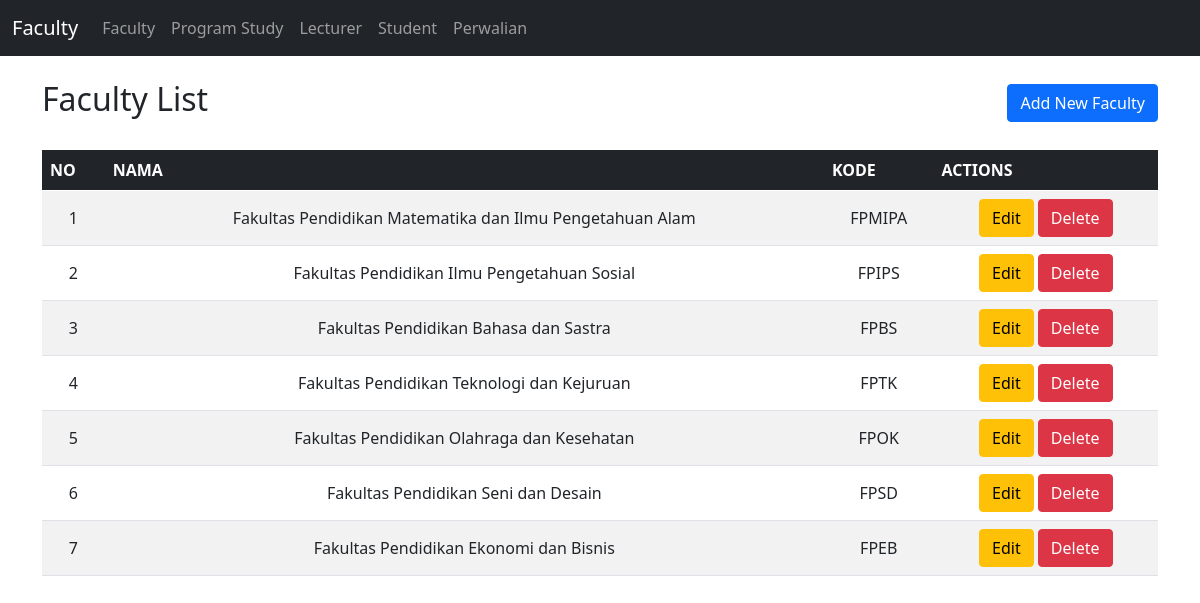
Page /mvc-tp8/index.php on the committed database.
### tables this page shows
CREATE TABLE `faculty` (
  `id` int(11) NOT NULL AUTO_INCREMENT,
  `nama` varchar(255) NOT NULL,
  `kode` varchar(10) NOT NULL,
  PRIMARY KEY (`id`),
  UNIQUE KEY `nama` (`nama`),
  UNIQUE KEY `kode` (`kode`)
);

### mvc-tp8/controllers/faculty.controller.php (called while the page is built, shortened)
<?php
require_once 'models/faculty.class.php';
require_once 'views/faculty.view.php';
class FacultyController
{
    private $faculty;
    private $view;
    public function __construct()
    {
        $this->faculty = new Faculty();
        $this->view = new FacultyView('index.php?action=');
    }
    public function index()
    {
        $data = $this->faculty->getAllFaculties();
        $this->view->renderList($data);
    }
}

### mvc-tp8/views/faculty.view.php (called while the page is built, shortened)
<?php
require_once 'views/base.view.php';
class FacultyView extends BaseView
{
    protected function getColumns()
    {
        return [
            ['field' => 'nama', 'label' => 'Nama'],
            ['field' => 'kode', 'label' => 'Kode'],
        ];
    }
}

### mvc-tp8/models/faculty.class.php (called while the page is built, shortened)
<?php
require_once "config/db.php";
class Faculty
{
    private $db;
    function __construct()
    {
        $this->db = (new Database())->conn;
    }
    public function getAllFaculties()
    {
        $query = "SELECT * FROM faculty";
        $stmt = $this->db->prepare($query);
        $stmt->execute();
        return $stmt->fetchAll(PDO::FETCH_ASSOC);
    }
}

### mvc-tp8/config/db.php (called while the page is built, shortened)
<?php
class Database
{
    private $host = "localhost";
    private $username = "root";
    private $password = "";
    private $dbname = "db_perwalian";
    public function __construct()
    {
        try {
            $this->conn = new PDO("mysql:host=$this->host;dbname=$this->dbname", $this->username, $this->password);
        } catch (PDOException $e) {
            echo "Connection failed: " . $e->getMessage();
        }
    }
}

### mvc-tp8/views/base.view.php (the view, shortened to what this page needs)
<?php
require_once 'templates/Template.php';
abstract class BaseView
{
    protected $actionBase;
    public function __construct($entityName, $actionBase = 'index.php?action=')
    {
        $this->actionBase = $actionBase;
    }
    public function renderList($data, $relationData = [])
    {
        $no = 1;
        $dataRows = null;
        $tableHeaders = '';
        $columns = $this->getColumns();
        $tableHeaders .= "<tr><th>NO</th>";
        foreach ($columns as $column) {
            $tableHeaders .= "<th>" . strtoupper($column['label']) . "</th>";
        }
        $tableHeaders .= "<th>ACTIONS</th></tr>";
        foreach ($data as $row) {
            $dataRows .= "<tr class='text-center align-middle'><td>" . $no++ . "</td>";
            foreach ($columns as $column) {
                $fieldName = $column['field'];
                $value = isset($row[$fieldName]) ? $row[$fieldName] : '';
                $dataRows .= "<td>" . $value . "</td>";
            }
            $dataRows .= "<td>
                <a href='" . $this->actionBase . "edit&id=" . $row['id'] . "' class='btn btn-warning mb-2 mb-md-0'>Edit</a>
                <a href='" . $this->actionBase . "delete&id=" . $row['id'] . "' class='btn btn-danger' onclick='return confirm(\"Are you sure?\")'>Delete</a>
            </td></tr>";
        }
    }
}

### mvc-tp8/index.php (shortened to what this page needs)
<?php
require_once 'controllers/faculty.controller.php';
$controller = new FacultyController();
$action = $_GET['action'] ?? 'index';
switch ($action) {
    default:
        $controller->index();
        break;
}

### mvc-tp8/templates/Template.php (shortened to what this page needs)
<?php
class Template
{
    private $content;
    public function __construct($template_file)
    {
        if (file_exists($template_file)) {
            $this->content = file_get_contents($template_file);
        } else {
            die("Template file not found: $template_file");
        }
    }
    public function replace($placeholder, $replacement)
    {
        $this->content = str_replace($placeholder, $replacement, $this->content);
    }
    public function write()
    {
        echo $this->content;
    }
}

### rows in the picture
faculty: nama "Fakultas Pendidikan Matematika dan Ilmu Pengetahuan Alam", kode "FPMIPA"
faculty: nama "Fakultas Pendidikan Ilmu Pengetahuan Sosial", kode "FPIPS"
faculty: nama "Fakultas Pendidikan Bahasa dan Sastra", kode "FPBS"
faculty: nama "Fakultas Pendidikan Teknologi dan Kejuruan", kode "FPTK"
faculty: nama "Fakultas Pendidikan Olahraga dan Kesehatan", kode "FPOK"
faculty: nama "Fakultas Pendidikan Seni dan Desain", kode "FPSD"
faculty: nama "Fakultas Pendidikan Ekonomi dan Bisnis", kode "FPEB"

### other values in the picture
$this->content "Faculty Faculty Program Study Lecturer Student Perwalian Faculty List Add New Faculty"
$column['label'] "NAMA"
$column['label'] "KODE"
